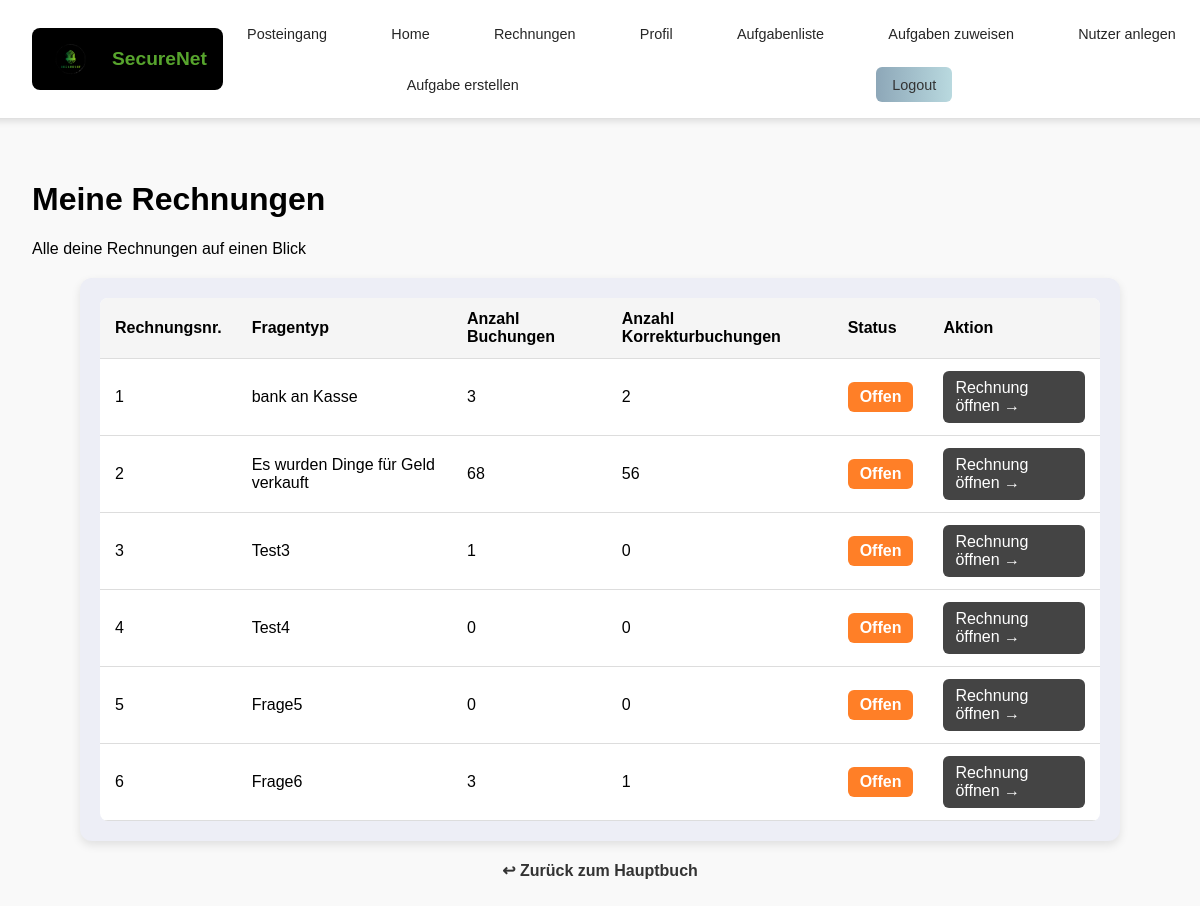
Before: /posts/rechnungsuebersicht/ (signed in) with the older database file.
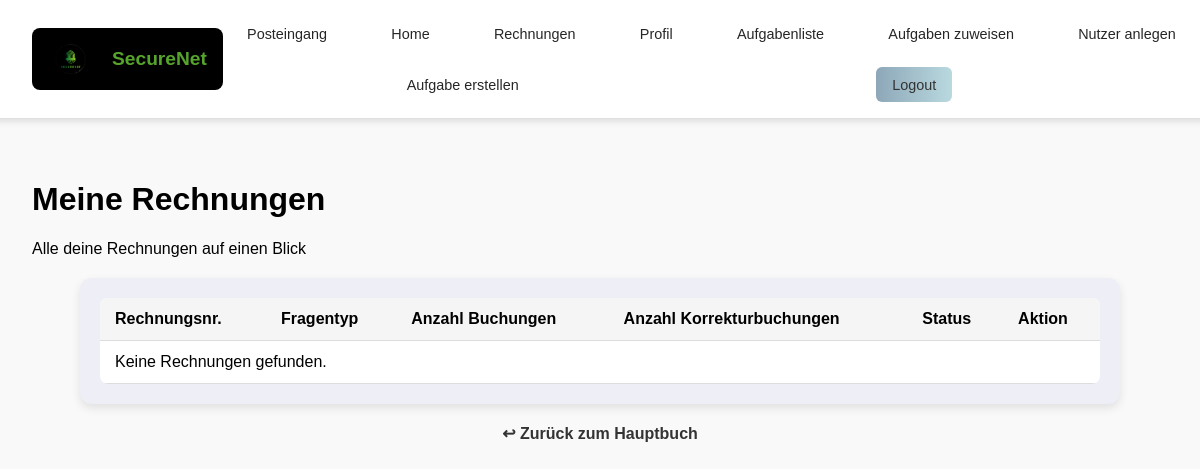
After: the same page with the newer database file.
### posts/models.py (models this page shows, shortened)
class Aufgabe_neu(models.Model):
    RECHNUNGSTYPEN = [
        ('eingehend', 'Eingehende Rechnung'),
        ('ausgehend', 'Ausgehende Rechnung'),
        ('intern', 'Interner Vorgang'),
    ]
    unternehmen_kategorie = models.ForeignKey(Unternehmen, on_delete=models.CASCADE)
    fragentyp = models.ForeignKey(Aufgabenkategorie, on_delete=models.CASCADE)
    unterkategorie = models.IntegerField(null = True, blank=True, default = 1)
    fragentyp_text = models.CharField(max_length=255)
    mailtext = models.TextField()
    frage = models.TextField(default="Dieses Feld kann gelöscht werden")
    nutzungsdauer = models.IntegerField(null=True, blank=True)
    feedback_konto_falsch = models.TextField(null=True, blank=True, help_text="Feedback, wenn ein falsches Konto gewählt wurde.")
    feedback_betrag_falsch = models.TextField(null=True, blank=True, help_text="Feedback, wenn der Betrag falsch ist.")
    eigene_ansicht = models.TextField(blank=True, null=True, default='Secure Net\nTreskowallee 8\n10318 Berlin')
    rechnungsnummer = models.CharField(max_length=50, blank=True, null=True, default='RE-00001')
    datum = models.DateField(blank=True, null=True, auto_now_add=True)
    rechnungsbetrag = models.DecimalField(max_digits=10, decimal_places=2, blank=True, null=True, default=0.00)
    zahlweise = models.CharField(max_length=255, blank=True, null=True, default='Überweisung innerhalb von 14 Tagen')
    verabschiedung = models.TextField(blank=True, null=True, default='Mit freundlichen Grüßen,\nIhr Unternehmen')
    kontakt = models.TextField(blank=True, null=True, default='Tel: 01234 567890\nE-Mail: info@unternehmen.de')
    beschreibung = models.TextField(blank=True, null=True, default='Keine weiteren Details angegeben.')
    rechnungstyp = models.CharField(max_length=20, choices=RECHNUNGSTYPEN, default='intern')

### posts/views.py (the view)
# urls.py: path('rechnungsuebersicht/', views.rechnungsuebersicht, name='rechnungsuebersicht'),
@login_required
def rechnungsuebersicht(request):
    user = request.user
    nutzer_aufgaben = NutzerAufgabe.objects.filter(nutzer=user)
    rechnungsdaten = []
    for nutzer_aufgabe in nutzer_aufgaben:
        aufgabe = nutzer_aufgabe.aufgabe
        buchungen = Buchung.objects.filter(aufgabe=aufgabe, nutzer=user)
        anzahl_buchungen = buchungen.count()
        anzahl_korrekturbuchungen = buchungen.filter(korrekturbuchung=True).count()
        rechnungsdaten.append({
            'rechnungsnr': aufgabe.id,
            'fragentyp_text': aufgabe.fragentyp_text,
            'anzahl_buchungen': anzahl_buchungen,
            'anzahl_korrekturbuchungen': anzahl_korrekturbuchungen,
            'aufgabenstatus': nutzer_aufgabe.bearbeitungsstand
        })
    return render(request, 'posts/rechnungsuebersicht.html', {'rechnungsdaten': rechnungsdaten})

### posts/templates/posts/rechnungsuebersicht.html
{% extends 'master_layout.html' %}
{% load static %}
{% block css %}
    <link rel="stylesheet" href="{% static 'css/rechnungsübersicht.css' %}">
{% endblock %}
{% block content %}
<h1 class="headline">Meine Rechnungen</h1>
<p class="subtext">Alle deine Rechnungen auf einen Blick</p>
<div class="content-wrapper">
    <table>
        <thead>
            <tr>
                <th>Rechnungsnr.</th>
                <th>Fragentyp</th>
                <th>Anzahl Buchungen</th>
                <th>Anzahl Korrekturbuchungen</th>
                <th>Status</th>
                <th>Aktion</th>
            </tr>
        </thead>
        <tbody>
            {% for rechnung in rechnungsdaten %}
                <tr>
                    <td>{{ rechnung.rechnungsnr }}</td>
                    <td>{{ rechnung.fragentyp_text }}</td>
                    <td>{{ rechnung.anzahl_buchungen }}</td>
                    <td>{{ rechnung.anzahl_korrekturbuchungen }}</td>
                    <td>
                        {% if rechnung.aufgabenstatus == "offen" %}
                            <span class="status offen">Offen</span>
                        {% else %}
                            <span class="status bearbeitet">Bearbeitet</span>
                        {% endif %}
                    </td>
                    <td>
                        <a href="{% url 'posts:rechnung_detail' rechnung.rechnungsnr %}" class="btn">
                            Rechnung öffnen →
                        </a>
                    </td>
                </tr>
            {% empty %}
                <tr>
                    <td colspan="6">Keine Rechnungen gefunden.</td>
                </tr>
            {% endfor %}
        </tbody>
    </table>
</div>
<a href="{% url 'posts:hauptbuch' %}" class="back-btn">↩ Zurück zum Hauptbuch</a>
{% endblock %}

Changed rows visible on the page:
no longer on this page (row edited): Aufgabe_neu: fragentyp_text "bank an Kasse"
removed Aufgabe_neu: fragentyp_text "Es wurden Dinge für Geld verkauft"
no longer on this page (row edited): Aufgabe_neu: fragentyp_text "Test3"
no longer on this page (row edited): Aufgabe_neu: fragentyp_text "Test4"
no longer on this page (row edited): Aufgabe_neu: fragentyp_text "Frage5"
no longer on this page (row edited): Aufgabe_neu: fragentyp_text "Frage6"
Other visible differences:
text now shown: "Keine Rechnungen gefunden."
list line gone: "1 3 2 Offen Rechnung öffnen →"
list line gone: "2 68 56 Offen Rechnung öffnen →"
list line gone: "3 1 0 Offen Rechnung öffnen →"
list line gone: "4 0 0 Offen Rechnung öffnen →"
list line gone: "5 0 0 Offen Rechnung öffnen →"
list line gone: "6 3 1 Offen Rechnung öffnen →"
